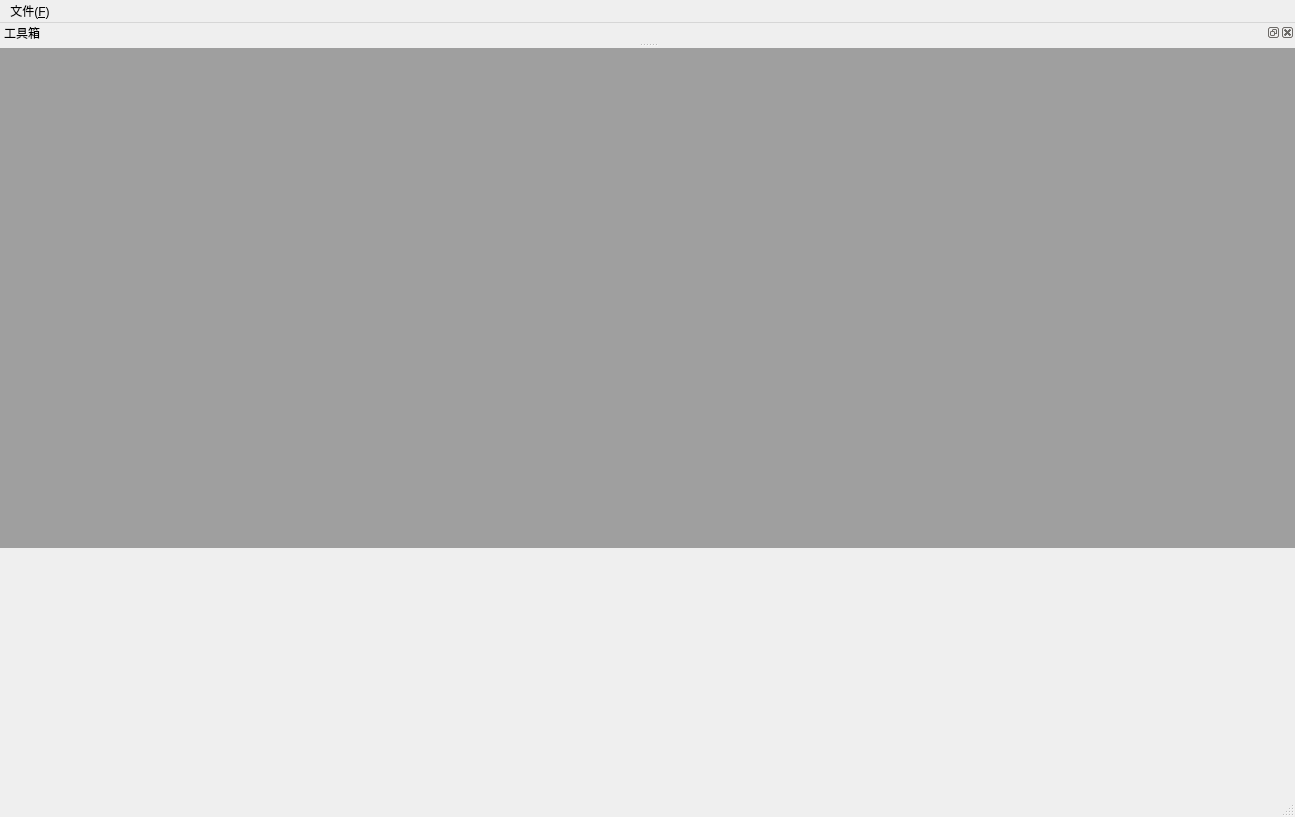
<?xml version="1.0" encoding="UTF-8"?>
<ui version="4.0">
 <class>MainWindow</class>
 <widget class="QMainWindow" name="MainWindow">
  <property name="geometry">
   <rect>
    <x>0</x>
    <y>0</y>
    <width>1295</width>
    <height>817</height>
   </rect>
  </property>
  <property name="windowTitle">
   <string>MainWindow</string>
  </property>
  <widget class="QWidget" name="centralwidget">
   <widget class="QMdiArea" name="mdiArea">
    <property name="geometry">
     <rect>
      <x>-1</x>
      <y>-1</y>
      <width>1301</width>
      <height>501</height>
     </rect>
    </property>
   </widget>
  </widget>
  <widget class="QMenuBar" name="menubar">
   <property name="geometry">
    <rect>
     <x>0</x>
     <y>0</y>
     <width>1295</width>
     <height>26</height>
    </rect>
   </property>
   <widget class="QMenu" name="menu_F">
    <property name="title">
     <string>文件(&amp;F)</string>
    </property>
    <addaction name="actionnew_file_N"/>
    <addaction name="actiondock_D"/>
   </widget>
   <addaction name="menu_F"/>
  </widget>
  <widget class="QStatusBar" name="statusbar"/>
  <widget class="QDockWidget" name="dockWidget">
   <property name="floating">
    <bool>false</bool>
   </property>
   <property name="windowTitle">
    <string>工具箱</string>
   </property>
   <attribute name="dockWidgetArea">
    <number>4</number>
   </attribute>
   <widget class="QWidget" name="dockWidgetContents">
    <widget class="QTextEdit" name="textEdit">
     <property name="geometry">
      <rect>
       <x>40</x>
       <y>70</y>
       <width>104</width>
       <height>70</height>
      </rect>
     </property>
    </widget>
   </widget>
  </widget>
  <action name="actionnew_file_N">
   <property name="icon">
    <iconset resource="ResIco/res.qrc">
     <normaloff>:/dock.ico</normaloff>:/dock.ico</iconset>
   </property>
   <property name="text">
    <string>新建文件(&amp;N)</string>
   </property>
   <property name="iconText">
    <string>新建文件(N)</string>
   </property>
  </action>
  <action name="actiondock_D">
   <property name="icon">
    <iconset resource="ResIco/res.qrc">
     <normaloff>:/newfile.ico</normaloff>:/newfile.ico</iconset>
   </property>
   <property name="text">
    <string>显示dock(&amp;D)</string>
   </property>
  </action>
 </widget>
 <resources>
  <include location="ResIco/res.qrc"/>
 </resources>
 <connections/>
</ui>
